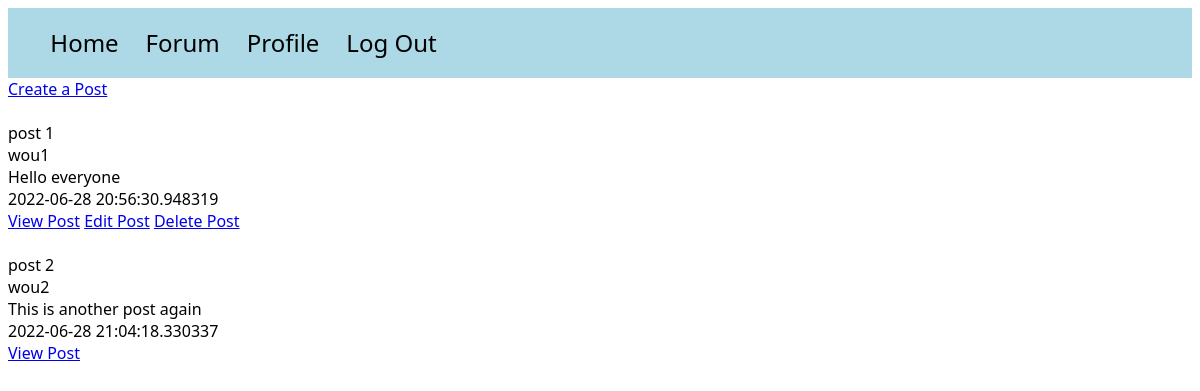
Page /posts (signed in) on the earlier database version.
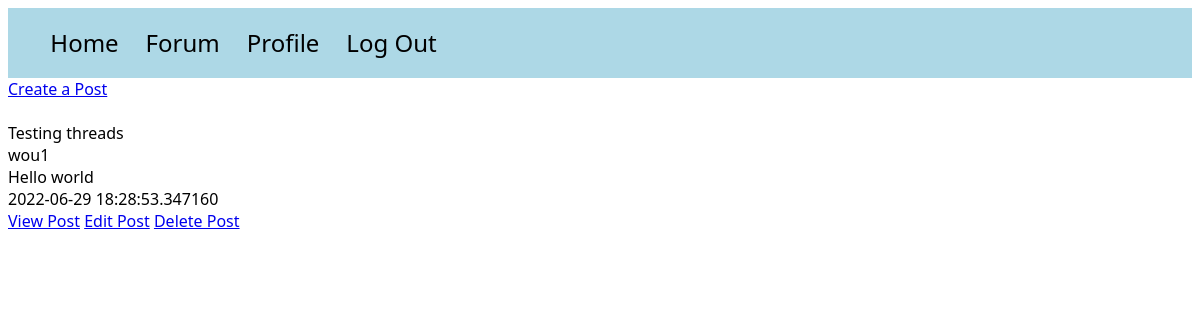
Same page on the later database version.
### models.py (models this page shows)
class Post(db.Model):
    id = db.Column(db.Integer, primary_key=True)
    title = db.Column(db.String(100))
    content = db.Column(db.Text)
    poster_id = db.Column(db.Integer, db.ForeignKey(User.id))
    date_posted = db.Column(db.DateTime, default=datetime.utcnow)
    slug = db.Column(db.String(256))
    comments = db.relationship('Comment', backref='commented_post')

class User(UserMixin, db.Model):
    id = db.Column(db.Integer, primary_key=True)
    email = db.Column(db.String(100), unique=True)
    password = db.Column(db.String(100))
    name = db.Column(db.String(1000))
    last_seen = db.Column(db.String(100))
    posts = db.relationship('Post', backref='poster')

### app.py (the view)
@app.route('/posts')
@login_required
def posts():
    posts = Post.query.order_by(Post.date_posted)
    return render_template("posts.html", posts=posts)

### app.py (called while the page is built)
@login_manager.user_loader
def load_user(user_id):
    try:
        return User.query.get(int(user_id))
    except:
        return None

### templates/posts.html (shortened to what this page needs)
<!DOCTYPE html>
<html lang="en">
<head>
</head>
<link rel="stylesheet" href="/static/style.css">
<body>
<div id="navbar">
    <ul>
        <a href="{{ url_for('home') }}"><li>Home</li></a>
        <a href="{{ url_for('posts') }}"><li>Forum</li></a>
        {% if current_user.is_authenticated %}
        <a href="{{ url_for('main.profile') }}"><li>Profile</li></a>
        {% endif %}
        {% if current_user.is_authenticated %}
        <a href="{{ url_for('auth.logout') }}"><li>Log Out</li></a>
        {% endif %}
    </ul>
</div>
<a href="{{ url_for('write_post') }}">Create a Post</a><br><br>
{% for post in posts %}
    {{ post.title }}<br>
    {{ post.poster.name }}<br>
    {{ post.content }}<br>
    {{ post.date_posted }}<br>
    <a href="{{ url_for('post', id=post.id) }}">View Post</a>
    {% if current_user.id == post.poster_id %}
    <a href="{{ url_for('edit_post', id=post.id) }}">Edit Post</a>
    <a href="{{ url_for('delete_post', id=post.id) }}">Delete Post</a>
    {% endif %}
    <br><br>
{% endfor %}
</body>
</html>

### static/style.css (style rules this page uses)
* { font-family: Segoe UI; }
#navbar { background-color: lightblue; padding: 0.2%; }
li { font-size: 1.5em; text-decoration: none; color: black; display: inline-block; padding-right: 2%; }

Differences in the rows shown:
removed Post: title "post 1", poster.name "wou1", content "Hello everyone", date_posted "2022-06-28 20:56:30.948319"
removed Post: title "post 2", poster.name "wou2", content "This is another post again", date_posted "2022-06-28 21:04:18.330337"
added Post: title "Testing threads", poster.name "wou1", content "Hello world", date_posted "2022-06-29 18:28:53.347160"
